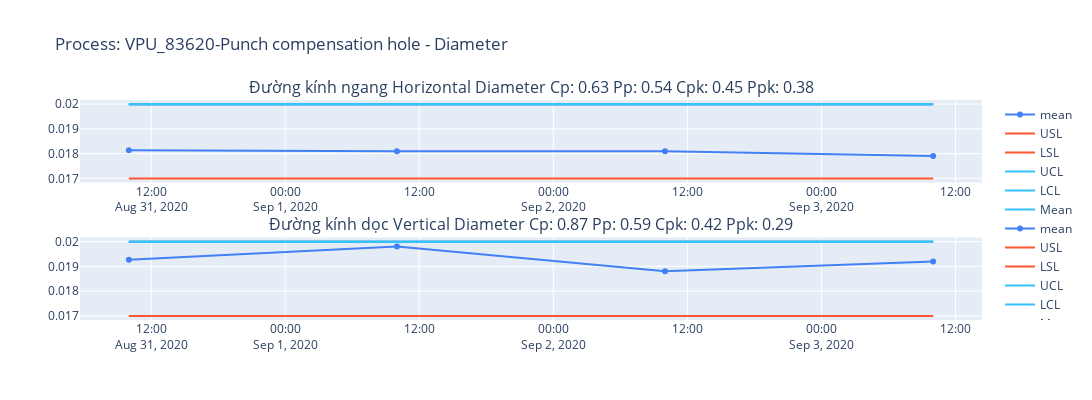

The code cell stored with this chart in its notebook:
### Code cell
configure_plotly_browser_state()
start_date=""
end_date=""
#@st.cache(suppress_st_warning=True,allow_output_mutation=True)
#@st.cache(suppress_st_warning=True,allow_output_mutation=True)
process_select=['VPU_83620-Punch compensation hole - Diameter']
def line_chart(process_select):
    fig_all=[]
    for process_name in process_select:
      df_dict=final_data[process_name] # process name
      i=1
      #Layout
      fig = make_subplots(          # Dim name
          rows=len(df_dict), cols=1,
          #shared_xaxes=True, # share same axis
          #vertical_spacing=0.05, # adjust spacing between charts
          #column_widths=[0.8, 0.2],
          subplot_titles=(name_list_dict[process_name]) # dict with key is process name and value is list of dim (contain name, cp, cpk...)
      )
      for name in list(df_dict.keys()): #also group
        df=df_dict[name].copy()
        df=df.sort_values(by=['Hour'])
        for a in df.columns[1:]:
          df[a] = df[a].round(decimals=3)
        df=df.reset_index(drop=True)
        # Draw control chart
        df_group=df.groupby('Hour').mean()
        #df=df.set_index('Date')
        if start_date != '' and end_date != '':
            df_group=df_group[start_date:end_date]
        #Control chart 1 
        fig.append_trace(go.Scatter(
                                x=df_group.index, y=df_group['Value'],mode='lines+markers',
                                name='mean ', 
                                line=dict( color='#4280F5')
                                ),row=i, col=1)
        #USL, LSL
        fig.append_trace(go.Scatter(x=df_group.index, y=df_group['USL'],name='USL ', line=dict( color='#FF5733'),mode='lines'),row=i, col=1)
        fig.append_trace(go.Scatter(x=df_group.index, y=df_group['LSL'],name='LSL ',line=dict( color='#FF5733'),mode='lines'),row=i, col=1)
        #fig.append_trace(go.Scatter(x=df_group.index, y=df_group['Mean'],name='Nominal ',line=dict( color='#FF5733'),mode='lines'),row=i, col=1)
        # UCL, LCL
        fig.append_trace(go.Scatter(x=df_group.index, y=df_group['UCL'],name='UCL ', line=dict( color='#33C2FF'),mode='lines'),row=i, col=1)
        fig.append_trace(go.Scatter(x=df_group.index, y=df_group['LCL'],name='LCL ', line=dict( color='#33C2FF'),mode='lines'),row=i, col=1)
        fig.append_trace(go.Scatter(x=df_group.index, y=df_group['Mean'],name='Mean ', line=dict( color='#33C2FF'),mode='lines'),row=i, col=1)
        i=i+1

      if len(df_dict)>1:
        fig.update_layout(height=200*len(df_dict), width=1200, title_text='Process: '+process_name)
      else:
        fig.update_layout(height=300, width=1200, title_text='Process: '+process_name)
      #fig update each process (contain a lot of dim inside)
      #fig.show()
      fig_all.append(fig)  
    return fig_all # fig nay chi la 1 process cuoi cung thoi, lam sao return toan bo fig ?
fig_all=line_chart(process_select)  
for fig in fig_all:
    fig.show()

### Figure 1 — Plotly figure (JSON) as saved in the notebook; plotly's stock layout.template omitted (floating-point values rounded to 4 significant figures)
{"data": [{"line": {"color": "#4280F5"}, "mode": "lines+markers", "name": "mean ", "type": "scatter", "x": ["2020-08-31T10:00:00", "2020-09-01T10:00:00", "2020-09-02T10:00:00", "2020-09-03T10:00:00"], "xaxis": "x", "y": [0.01813, 0.0181, 0.0181, 0.0179], "yaxis": "y"}, {"line": {"color": "#FF5733"}, "mode": "lines", "name": "USL ", "type": "scatter", "x": ["2020-08-31T10:00:00", "2020-09-01T10:00:00", "2020-09-02T10:00:00", "2020-09-03T10:00:00"], "xaxis": "x", "y": [0.02, 0.02, 0.02, 0.02], "yaxis": "y"}, {"line": {"color": "#FF5733"}, "mode": "lines", "name": "LSL ", "type": "scatter", "x": ["2020-08-31T10:00:00", "2020-09-01T10:00:00", "2020-09-02T10:00:00", "2020-09-03T10:00:00"], "xaxis": "x", "y": [0.017, 0.017, 0.017, 0.017], "yaxis": "y"}, {"line": {"color": "#33C2FF"}, "mode": "lines", "name": "UCL ", "type": "scatter", "x": ["2020-08-31T10:00:00", "2020-09-01T10:00:00", "2020-09-02T10:00:00", "2020-09-03T10:00:00"], "xaxis": "x", "y": [0.02, 0.02, 0.02, 0.02], "yaxis": "y"}, {"line": {"color": "#33C2FF"}, "mode": "lines", "name": "LCL ", "type": "scatter", "x": ["2020-08-31T10:00:00", "2020-09-01T10:00:00", "2020-09-02T10:00:00", "2020-09-03T10:00:00"], "xaxis": "x", "y": [0.02, 0.02, 0.02, 0.02], "yaxis": "y"}, {"line": {"color": "#33C2FF"}, "mode": "lines", "name": "Mean ", "type": "scatter", "x": ["2020-08-31T10:00:00", "2020-09-01T10:00:00", "2020-09-02T10:00:00", "2020-09-03T10:00:00"], "xaxis": "x", "y": [0.02, 0.02, 0.02, 0.02], "yaxis": "y"}, {"line": {"color": "#4280F5"}, "mode": "lines+markers", "name": "mean ", "type": "scatter", "x": ["2020-08-31T10:00:00", "2020-09-01T10:00:00", "2020-09-02T10:00:00", "2020-09-03T10:00:00"], "xaxis": "x2", "y": [0.01927, 0.0198, 0.0188, 0.0192], "yaxis": "y2"}, {"line": {"color": "#FF5733"}, "mode": "lines", "name": "USL ", "type": "scatter", "x": ["2020-08-31T10:00:00", "2020-09-01T10:00:00", "2020-09-02T10:00:00", "2020-09-03T10:00:00"], "xaxis": "x2", "y": [0.02, 0.02, 0.02, 0.02], "yaxis": "y2"}, {"line": {"color": "#FF5733"}, "mode": "lines", "name": "LSL ", "type": "scatter", "x": ["2020-08-31T10:00:00", "2020-09-01T10:00:00", "2020-09-02T10:00:00", "2020-09-03T10:00:00"], "xaxis": "x2", "y": [0.017, 0.017, 0.017, 0.017], "yaxis": "y2"}, {"line": {"color": "#33C2FF"}, "mode": "lines", "name": "UCL ", "type": "scatter", "x": ["2020-08-31T10:00:00", "2020-09-01T10:00:00", "2020-09-02T10:00:00", "2020-09-03T10:00:00"], "xaxis": "x2", "y": [0.02, 0.02, 0.02, 0.02], "yaxis": "y2"}, {"line": {"color": "#33C2FF"}, "mode": "lines", "name": "LCL ", "type": "scatter", "x": ["2020-08-31T10:00:00", "2020-09-01T10:00:00", "2020-09-02T10:00:00", "2020-09-03T10:00:00"], "xaxis": "x2", "y": [0.02, 0.02, 0.02, 0.02], "yaxis": "y2"}, {"line": {"color": "#33C2FF"}, "mode": "lines", "name": "Mean ", "type": "scatter", "x": ["2020-08-31T10:00:00", "2020-09-01T10:00:00", "2020-09-02T10:00:00", "2020-09-03T10:00:00"], "xaxis": "x2", "y": [0.02, 0.02, 0.02, 0.02], "yaxis": "y2"}], "layout": {"annotations": [{"font": {"size": 16}, "showarrow": false, "text": "Đường kính ngang\nHorizontal Diameter Cp: 0.63 Pp: 0.54 Cpk: 0.45 Ppk: 0.38", "x": 0.5, "xanchor": "center", "xref": "paper", "y": 1, "yanchor": "bottom", "yref": "paper"}, {"font": {"size": 16}, "showarrow": false, "text": "Đường kính dọc\nVertical Diameter Cp: 0.87 Pp: 0.59 Cpk: 0.42 Ppk: 0.29", "x": 0.5, "xanchor": "center", "xref": "paper", "y": 0.375, "yanchor": "bottom", "yref": "paper"}], "height": 400, "title": {"text": "Process: VPU_83620-Punch compensation hole - Diameter"}, "width": 1200, "xaxis": {"anchor": "y", "domain": [0, 1]}, "xaxis2": {"anchor": "y2", "domain": [0, 1]}, "yaxis": {"anchor": "x", "domain": [0.625, 1]}, "yaxis2": {"anchor": "x2", "domain": [0, 0.375]}}}
